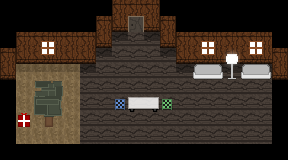

This is a level from a 2D game, rendered from its Tiled map with the project's own tilesets. A one-line summary and the complete map file follow:
An orthogonal 18x10 tile map with 16x16 px tiles, 2 tile layers (Tile Layer 1, Tile Layer 2), 1 hidden layer not drawn, 2 tilesets.

<map version="1.2" tiledversion="1.2.4" orientation="orthogonal" renderorder="right-down" width="18" height="10" tilewidth="16" tileheight="16" infinite="0" nextlayerid="4" nextobjectid="1">
 <tileset firstgid="1" source="../tilesets/world-tileset.tsx" />
 <tileset firstgid="4097" source="../tilesets/collision-tileset.tsx" />
 <layer id="1" name="Tile Layer 1" width="18" height="10">
  <data encoding="csv">
1,1,1,1,1,1,1,131,4,132,1,1,1,1,1,1,1,1,
1,1,1,1,1,1,3,195,259,196,3,1,1,1,1,1,1,1,
1,131,5,6,4,132,67,129,2,129,67,131,5,6,4,5,6,1,
3,195,69,70,68,196,129,2,2,2,129,195,69,70,68,69,70,3,
67,81,81,81,81,129,2,2,2,2,2,129,129,129,129,129,129,67,
1,80,80,80,80,2,2,2,2,2,2,2,2,2,2,2,2,1,
1,80,80,80,80,2,2,2,2,2,2,2,2,2,2,2,2,1,
1,80,80,80,80,2,2,2,2,2,2,2,2,2,2,2,2,1,
1,80,80,80,80,2,2,2,2,2,2,2,2,2,2,2,2,1,
1,1,1,1,1,1,1,1,1,1,1,1,1,1,1,1,1,1
</data>
 </layer>
 <layer id="2" name="Tile Layer 2" width="18" height="10">
  <data encoding="csv">
0,0,0,0,0,0,0,0,0,0,0,0,0,0,0,0,0,0,
0,0,0,0,0,0,0,0,0,0,0,0,0,0,0,0,0,0,
0,0,0,0,0,0,0,0,0,0,0,0,0,0,0,0,0,0,
0,0,0,0,0,0,0,0,0,0,0,0,0,0,388,0,0,0,
0,0,0,0,0,0,0,0,0,0,0,0,139,140,452,139,140,0,
0,0,285,286,0,0,0,0,0,0,0,0,0,0,0,0,0,0,
0,0,413,414,0,0,0,261,325,326,262,0,0,0,0,0,0,0,
0,270,477,478,0,0,0,0,0,0,0,0,0,0,0,0,0,0,
0,0,0,0,0,0,0,0,0,0,0,0,0,0,0,0,0,0,
0,0,0,0,0,0,0,0,0,0,0,0,0,0,0,0,0,0
</data>
 </layer>
 <layer id="3" name="Tile Layer 3" width="18" height="10" visible="0">
  <data encoding="csv">
4098,4098,4098,4098,4098,4098,4098,4098,4098,4098,4098,4098,4098,4098,4098,4098,4098,4098,
4098,4098,4098,4098,4098,4098,4098,4098,4099,4098,4098,4098,4098,4098,4098,4098,4098,4098,
4098,4098,4098,4098,4098,4098,4098,0,0,0,4098,4098,4098,4098,4098,4098,4098,4098,
4098,4098,4098,4098,4098,4098,0,0,0,0,0,4098,4098,4098,4109,4098,4098,4098,
4098,0,0,0,0,0,0,0,0,0,0,0,4107,4107,4109,4108,4108,4098,
4098,0,4105,4105,0,0,0,0,0,0,0,0,0,0,0,0,0,4098,
4098,0,4105,4105,0,0,0,0,4106,4106,0,0,0,0,0,0,0,4098,
4098,4113,4105,4105,0,0,0,0,0,0,0,0,0,0,0,0,0,4098,
4098,0,0,0,0,0,0,0,0,0,0,0,0,0,0,0,0,4098,
4098,4098,4098,4098,4098,4098,4098,4098,4098,4098,4098,4098,4098,4098,4098,4098,4098,4098
</data>
 </layer>
</map>
